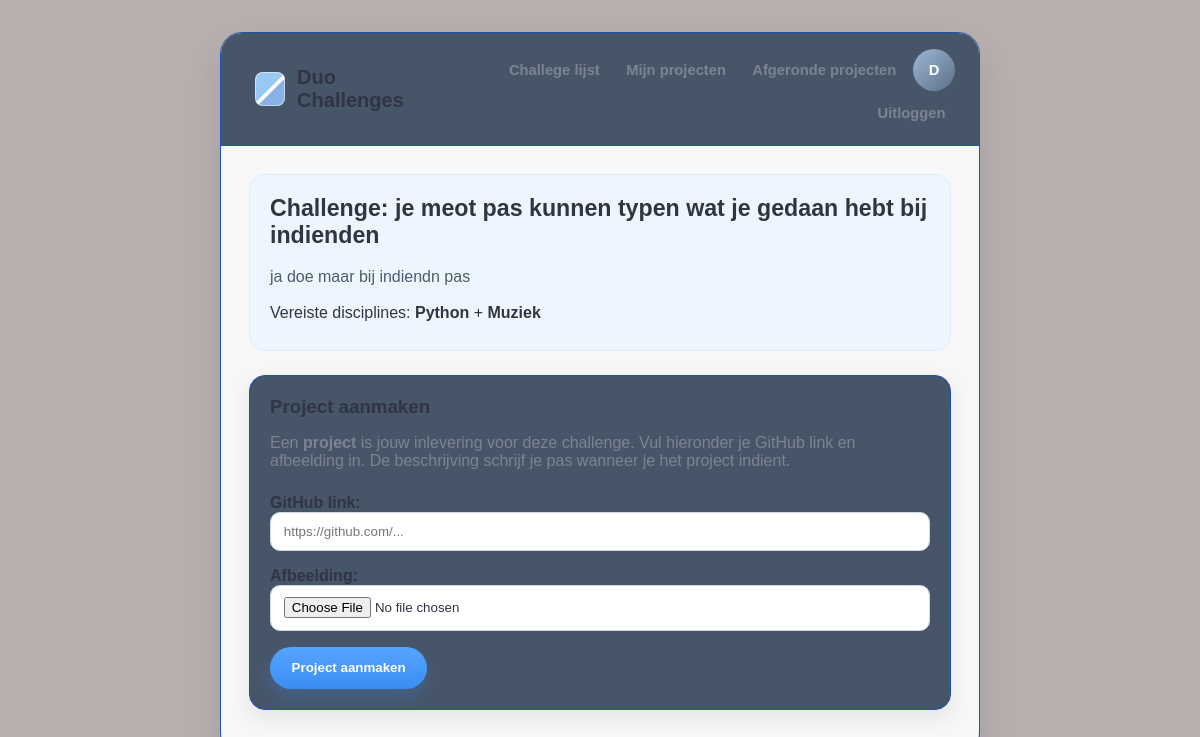
The page /challenge/19/project/aanmaken/ (signed in) on the database its author committed.
### challenges/models.py (models this page shows, shortened)
class Challenge(models.Model):
    titel = models.CharField(max_length=200)
    omschrijving = models.TextField()
    discipline_een = models.ForeignKey(
        Discipline,
        on_delete=models.CASCADE,
        related_name='challenges_een'
    )
    discipline_twee = models.ForeignKey(
        Discipline,
        on_delete=models.CASCADE,
        related_name='challenges_twee'
    )
    aangemaakt_door = models.ForeignKey(
        User,
        on_delete=models.SET_NULL,
        null=True
    )
    aangemaakt_op = models.DateTimeField(auto_now_add=True)

class Discipline(models.Model):
    naam = models.CharField(max_length=100)
    def __str__(self):
        return self.naam

### challenges/views.py (the view, shortened to what this page needs)
# urls.py: path('challenge/<int:challenge_id>/project/aanmaken/', views.project_aanmaken, name='project_aanmaken'),
@login_required(login_url='login')
def project_aanmaken(request, challenge_id):
    challenge = get_object_or_404(Challenge, id=challenge_id)
    al_deelname = Project.objects.filter(
        Q(deelnemer=request.user) | Q(partner=request.user),
        challenge=challenge
    ).exists()
    if al_deelname:
        return redirect('mijn_projecten')
    heeft_uitnodiging = Project.objects.filter(
        challenge=challenge,
        uitgenodigde_partner=request.user
    ).exists()
    if heeft_uitnodiging:
        return redirect('mijn_projecten')
    try:
        profiel = Profiel.objects.get(user=request.user)
    except Profiel.DoesNotExist:
        return redirect('profiel')
    eigen_disciplines = profiel.disciplines.all()
    vereiste_disciplines = [challenge.discipline_een, challenge.discipline_twee]
    heeft_discipline = eigen_disciplines.filter(
        id__in=[d.id for d in vereiste_disciplines]
    ).exists()
    if not heeft_discipline:
        return render(request, 'geen_toegang.html', {
            'challenge': challenge,
            'eigen_disciplines': eigen_disciplines,
            'vereiste_disciplines': vereiste_disciplines,
        })
    return render(request, 'project_aanmaken.html', {'challenge': challenge})

### challenges/templates/project_aanmaken.html (shortened to what this page needs)
{% extends 'base.html' %}
{% block content %}
    <div class="info-card">
        <h2 class="section-title">Challenge: {{ challenge.titel }}</h2>
        <p class="description">{{ challenge.omschrijving }}</p>
        <p class="line-large">
            Vereiste disciplines:
            <strong>{{ challenge.discipline_een }}</strong> +
            <strong>{{ challenge.discipline_twee }}</strong>
        </p>
    </div>
    <div class="card">
        <h3 class="card-title">Project aanmaken</h3>
        <p class="intro">
            Een <strong>project</strong> is jouw inlevering voor deze challenge.
            Vul hieronder je GitHub link en afbeelding in. De beschrijving schrijf je pas wanneer je het project indient.
        </p>
        <form method="post" enctype="multipart/form-data">
            <label><strong>GitHub link:</strong></label><br>
            <input type="url" name="github_link" placeholder="https://github.com/..."
                class="form-control-spaced" required><br>
            <label><strong>Afbeelding:</strong></label><br>
            <input type="file" name="afbeelding" accept="image/*" class="form-control-spaced" required><br>
            <button type="submit" class="button">
                Project aanmaken
            </button>
        </form>
    </div>
{% endblock %}

### challenges/templates/base.html (shortened to what this page needs)
<!DOCTYPE html>
<html lang="nl">
<head>
    {% load static %}
    <link rel="stylesheet" href="{% static 'challenges/css/style.css' %}">
</head>
<body>
    <div class="app-shell">
        <nav>
            <a class="brand" href="{% url 'afgeronde_projecten' %}">
                <span class="logo-mark"></span>
                <span>Duo Challenges</span>
            </a>
            {% if user.is_authenticated %}
                <div class="nav-links">
                    <a href="{% url 'challenges_lijst' %}">Challege lijst</a>
                    <a href="{% url 'mijn_projecten' %}">Mijn projecten</a>
                    <a href="{% url 'afgeronde_projecten' %}">Afgeronde projecten</a>
                    <a class="user-avatar" href="{% url 'profiel' %}">{{ user.username|first|upper }}</a>
                    <a href="{% url 'logout' %}">Uitloggen</a>
                </div>
            {% endif %}
        </nav>
        <div class="container">
            {% block content %}{% endblock %}
        </div>
    </div>
</body>
</html>

### challenges/static/challenges/css/style.css (style rules this page uses)
:root { --bg: #f4f6fb; --panel: #475569; --text: #2f3542; --muted: #7c8491; --line: #1b53b4; --blue: #3b8df2; --blue-dark: #2872d5; --aqua: #62cbd6; --green: #5a9e5a; --red: #d9534f; --orange: #f1a33c; --soft-blue: #edf6ff; --soft-yellow: #fff7dc; --shadow: 0 18px 40px rgba(31, 45, 61, 0.12); --small-shadow: 0 8px 20px rgba(31, 45, 61, 0.09); }
* { box-sizing: border-box; }
body { font-family: Arial, sans-serif; margin: 0; color: var(--text); background: rgb(184, 175, 175); }
a { color: var(--blue-dark); text-decoration: none; }
.app-shell { width: min(760px, calc(100% - 2rem)); margin: 2rem auto; background: rgba(255, 255, 255, 0.9); border: 1px solid var(--line); border-radius: 22px; box-shadow: var(--shadow); overflow: hidden; }
nav { min-height: 76px; padding: 1rem 1.5rem; background: var(--panel); border-bottom: 1px solid var(--line); display: flex; align-items: center; justify-content: space-between; gap: 1rem; }
.brand { display: flex; align-items: center; gap: 0.75rem; color: var(--text); font-size: 1.25rem; font-weight: 700; }
.logo-mark { width: 34px; height: 34px; border-radius: 8px; background: linear-gradient(135deg, #98c8f4 0 48%, #ffffff 49% 56%, #8ab2e8 57%); box-shadow: inset 0 0 0 1px rgba(255, 255, 255, 0.5); }
.nav-links { display: flex; align-items: center; justify-content: flex-end; gap: 0.45rem; flex-wrap: wrap; }
nav a { color: var(--muted); padding: 0.45rem 0.6rem; border-radius: 999px; font-size: 0.92rem; font-weight: 600; }
.user-avatar { width: 42px; height: 42px; display: inline-flex; align-items: center; justify-content: center; padding: 0; color: white; background: linear-gradient(135deg, #9db8d8, #5c6f85); border-radius: 50%; font-weight: 700; }
.container { padding: 1.75rem; }
h2 { margin: 0 0 1.25rem 0; font-size: 1.45rem; }
h3 { margin-top: 0; }
.intro, .intro-large { color: var(--muted); margin: 0 0 1.5rem 0; }
.current-project-card, .card, .compact-card, .accent-card, .danger-card { background: var(--panel); padding: 1.25rem; margin-bottom: 1rem; border: 1px solid var(--line); border-radius: 16px; box-shadow: var(--small-shadow); }
.info-card { background: var(--soft-blue); padding: 1.25rem; border-radius: 16px; margin-bottom: 1.5rem; border: 1px solid #dceeff; }
.form-control, .form-control-spaced { width: 100%; padding: 0.7rem 0.8rem; border: 1px solid #cfd7e3; border-radius: 10px; background: white; }
.form-control-spaced { margin-bottom: 1rem; }
.button { display: inline-flex; align-items: center; justify-content: center; min-height: 42px; background: linear-gradient(180deg, #55a4ff, var(--blue)); color: white; border: none; padding: 0.55rem 1.35rem; border-radius: 999px; cursor: pointer; font-weight: 700; box-shadow: 0 8px 16px rgba(59, 141, 242, 0.24); }
.section-title { margin: 0 0 0.5rem 0; }
.card-title { margin: 0 0 1rem 0; }
.description { color: #4f5b6b; line-height: 1.45; }
.line-large { margin: 0.5rem 0; }

### rows shown on the page
Challenge: titel "je meot pas kunnen typen wat je gedaan hebt bij indienden", omschrijving "ja doe maar bij indiendn pas", discipline_een "Python", discipline_twee "Muziek"

### other values the page prints
{{ user.username|first|upper }} "D"
